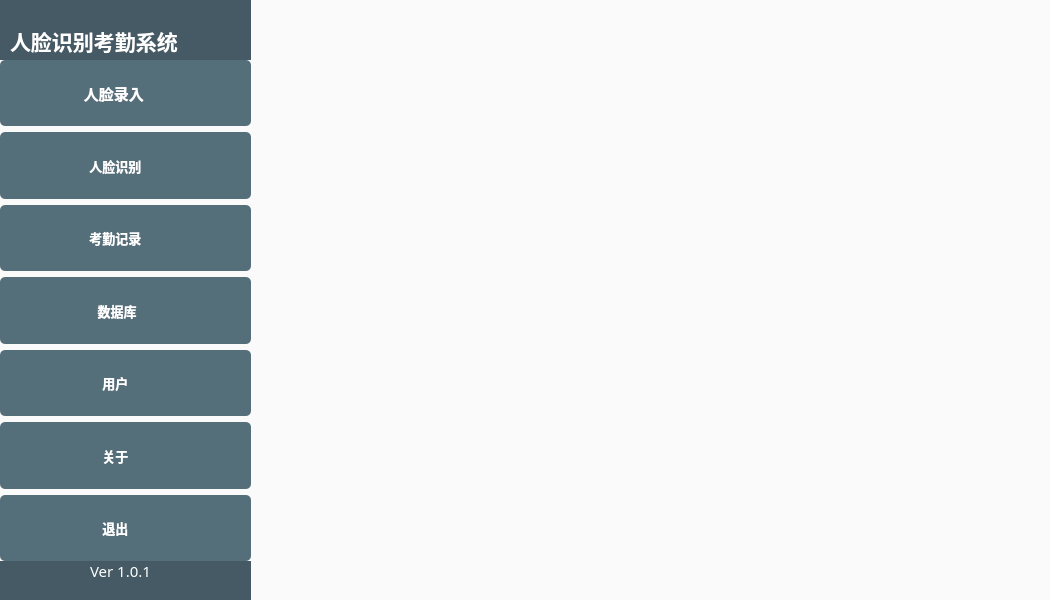
<?xml version="1.0" encoding="UTF-8"?>
<ui version="4.0">
 <class>MainWindow</class>
 <widget class="QMainWindow" name="MainWindow">
  <property name="geometry">
   <rect>
    <x>0</x>
    <y>0</y>
    <width>1050</width>
    <height>600</height>
   </rect>
  </property>
  <property name="windowTitle">
   <string>人脸识别考勤系统</string>
  </property>
  <property name="styleSheet">
   <string notr="true">background-color: rgb(250, 250, 250);</string>
  </property>
  <widget class="QWidget" name="centralwidget">
   <widget class="QWidget" name="verticalLayoutWidget">
    <property name="geometry">
     <rect>
      <x>250</x>
      <y>0</y>
      <width>801</width>
      <height>601</height>
     </rect>
    </property>
    <layout class="QVBoxLayout" name="verticalLayout"/>
   </widget>
   <widget class="QLabel" name="label_12">
    <property name="geometry">
     <rect>
      <x>0</x>
      <y>0</y>
      <width>251</width>
      <height>601</height>
     </rect>
    </property>
    <property name="font">
     <font>
      <family>Roboto</family>
      <pointsize>10</pointsize>
      <weight>75</weight>
      <bold>true</bold>
     </font>
    </property>
    <property name="styleSheet">
     <string notr="true">background-color: rgb(69, 90, 100);
color: rgb(255, 255, 255);
</string>
    </property>
    <property name="text">
     <string/>
    </property>
    <property name="alignment">
     <set>Qt::AlignCenter</set>
    </property>
   </widget>
   <widget class="QLabel" name="label_8">
    <property name="geometry">
     <rect>
      <x>10</x>
      <y>20</y>
      <width>241</width>
      <height>41</height>
     </rect>
    </property>
    <property name="font">
     <font>
      <family>等线</family>
      <pointsize>16</pointsize>
      <weight>75</weight>
      <bold>true</bold>
     </font>
    </property>
    <property name="styleSheet">
     <string notr="true">background-color: rgb(69, 90, 100);
color: rgb(255, 255, 255);</string>
    </property>
    <property name="text">
     <string>人脸识别考勤系统</string>
    </property>
   </widget>
   <widget class="QLabel" name="label_9">
    <property name="geometry">
     <rect>
      <x>90</x>
      <y>550</y>
      <width>71</width>
      <height>41</height>
     </rect>
    </property>
    <property name="font">
     <font>
      <family>等线</family>
      <pointsize>11</pointsize>
      <weight>50</weight>
      <bold>false</bold>
     </font>
    </property>
    <property name="styleSheet">
     <string notr="true">background-color: rgb(69, 90, 100);
color: rgb(255, 255, 255);</string>
    </property>
    <property name="text">
     <string>Ver 1.0.1</string>
    </property>
   </widget>
   <widget class="QLabel" name="label_logo">
    <property name="geometry">
     <rect>
      <x>400</x>
      <y>80</y>
      <width>521</width>
      <height>441</height>
     </rect>
    </property>
    <property name="styleSheet">
     <string notr="true">border-image: url(:/icon/pic/logoface_3.png);</string>
    </property>
    <property name="text">
     <string/>
    </property>
   </widget>
   <widget class="QWidget" name="verticalLayoutWidget_2">
    <property name="geometry">
     <rect>
      <x>0</x>
      <y>60</y>
      <width>251</width>
      <height>501</height>
     </rect>
    </property>
    <layout class="QVBoxLayout" name="verticalLayout_2">
     <item>
      <widget class="QPushButton" name="pushButton_register">
       <property name="sizePolicy">
        <sizepolicy hsizetype="Expanding" vsizetype="Expanding">
         <horstretch>0</horstretch>
         <verstretch>0</verstretch>
        </sizepolicy>
       </property>
       <property name="font">
        <font>
         <family>等线</family>
         <pointsize>11</pointsize>
         <weight>75</weight>
         <bold>true</bold>
        </font>
       </property>
       <property name="styleSheet">
        <string notr="true">
QPushButton
{
    
	background-color: rgb(84, 110, 122);

    border-radius:5px;
   
	
	color: rgb(255, 255, 255);
}


QPushButton:hover
{
   
	background-color: rgb(127, 154, 167);

    border-radius:5px;
   
	
	color: rgb(255, 255, 255);
}

QPushButton:hover:pressed
{
    background-color:rgb(85,170,255);
    border:2px solid #3C80B1;
    border-radius:5px;
    color:white;
}</string>
       </property>
       <property name="text">
        <string>  人脸录入        </string>
       </property>
       <property name="icon">
        <iconset>
         <normaloff>:/icon/pic/添加用户.png</normaloff>:/icon/pic/添加用户.png</iconset>
       </property>
       <property name="iconSize">
        <size>
         <width>30</width>
         <height>30</height>
        </size>
       </property>
      </widget>
     </item>
     <item>
      <widget class="QPushButton" name="pushButton_checkin">
       <property name="sizePolicy">
        <sizepolicy hsizetype="Expanding" vsizetype="Expanding">
         <horstretch>0</horstretch>
         <verstretch>0</verstretch>
        </sizepolicy>
       </property>
       <property name="font">
        <font>
         <family>等线</family>
         <pointsize>10</pointsize>
         <weight>75</weight>
         <bold>true</bold>
        </font>
       </property>
       <property name="styleSheet">
        <string notr="true">
QPushButton
{
    
	background-color: rgb(84, 110, 122);

    border-radius:5px;
   
	
	color: rgb(255, 255, 255);
}


QPushButton:hover
{
   
	background-color: rgb(127, 154, 167);

    border-radius:5px;
   
	
	color: rgb(255, 255, 255);
}

QPushButton:hover:pressed
{
    background-color:rgb(85,170,255);
    border:2px solid #3C80B1;
    border-radius:5px;
    color:white;
}</string>
       </property>
       <property name="text">
        <string>  人脸识别        </string>
       </property>
       <property name="icon">
        <iconset resource="resource.qrc">
         <normaloff>:/icon/pic/checkin.png</normaloff>:/icon/pic/checkin.png</iconset>
       </property>
       <property name="iconSize">
        <size>
         <width>30</width>
         <height>30</height>
        </size>
       </property>
      </widget>
     </item>
     <item>
      <widget class="QPushButton" name="pushButton_checkin_record">
       <property name="sizePolicy">
        <sizepolicy hsizetype="Expanding" vsizetype="Expanding">
         <horstretch>0</horstretch>
         <verstretch>0</verstretch>
        </sizepolicy>
       </property>
       <property name="font">
        <font>
         <family>等线</family>
         <pointsize>10</pointsize>
         <weight>75</weight>
         <bold>true</bold>
        </font>
       </property>
       <property name="styleSheet">
        <string notr="true">
QPushButton
{
    
	background-color: rgb(84, 110, 122);

    border-radius:5px;
   
	
	color: rgb(255, 255, 255);
}


QPushButton:hover
{
   
	background-color: rgb(127, 154, 167);

    border-radius:5px;
   
	
	color: rgb(255, 255, 255);
}

QPushButton:hover:pressed
{
    background-color:rgb(85,170,255);
    border:2px solid #3C80B1;
    border-radius:5px;
    color:white;
}</string>
       </property>
       <property name="text">
        <string>  考勤记录        </string>
       </property>
       <property name="icon">
        <iconset resource="resource.qrc">
         <normaloff>:/icon/pic/checkinrecord.png</normaloff>:/icon/pic/checkinrecord.png</iconset>
       </property>
       <property name="iconSize">
        <size>
         <width>30</width>
         <height>30</height>
        </size>
       </property>
      </widget>
     </item>
     <item>
      <widget class="QPushButton" name="pushButton_face_record">
       <property name="sizePolicy">
        <sizepolicy hsizetype="Expanding" vsizetype="Expanding">
         <horstretch>0</horstretch>
         <verstretch>0</verstretch>
        </sizepolicy>
       </property>
       <property name="font">
        <font>
         <family>等线</family>
         <pointsize>10</pointsize>
         <weight>75</weight>
         <bold>true</bold>
        </font>
       </property>
       <property name="styleSheet">
        <string notr="true">
QPushButton
{
    
	background-color: rgb(84, 110, 122);

    border-radius:5px;
   
	
	color: rgb(255, 255, 255);
}


QPushButton:hover
{
   
	background-color: rgb(127, 154, 167);

    border-radius:5px;
   
	
	color: rgb(255, 255, 255);
}

QPushButton:hover:pressed
{
    background-color:rgb(85,170,255);
    border:2px solid #3C80B1;
    border-radius:5px;
    color:white;
}</string>
       </property>
       <property name="text">
        <string>    数据库         </string>
       </property>
       <property name="icon">
        <iconset resource="resource.qrc">
         <normaloff>:/icon/pic/facerecord.png</normaloff>:/icon/pic/facerecord.png</iconset>
       </property>
       <property name="iconSize">
        <size>
         <width>30</width>
         <height>30</height>
        </size>
       </property>
      </widget>
     </item>
     <item>
      <widget class="QPushButton" name="pushButton_users">
       <property name="sizePolicy">
        <sizepolicy hsizetype="Expanding" vsizetype="Expanding">
         <horstretch>0</horstretch>
         <verstretch>0</verstretch>
        </sizepolicy>
       </property>
       <property name="font">
        <font>
         <family>等线</family>
         <pointsize>10</pointsize>
         <weight>75</weight>
         <bold>true</bold>
        </font>
       </property>
       <property name="styleSheet">
        <string notr="true">
QPushButton
{
    
	background-color: rgb(84, 110, 122);

    border-radius:5px;
   
	
	color: rgb(255, 255, 255);
}


QPushButton:hover
{
   
	background-color: rgb(127, 154, 167);

    border-radius:5px;
   
	
	color: rgb(255, 255, 255);
}

QPushButton:hover:pressed
{
    background-color:rgb(85,170,255);
    border:2px solid #3C80B1;
    border-radius:5px;
    color:white;
}</string>
       </property>
       <property name="text">
        <string>      用户            </string>
       </property>
       <property name="icon">
        <iconset resource="resource.qrc">
         <normaloff>:/icon/pic/facerecord.png</normaloff>:/icon/pic/facerecord.png</iconset>
       </property>
       <property name="iconSize">
        <size>
         <width>30</width>
         <height>30</height>
        </size>
       </property>
      </widget>
     </item>
     <item>
      <widget class="QPushButton" name="pushButton_about">
       <property name="sizePolicy">
        <sizepolicy hsizetype="Expanding" vsizetype="Expanding">
         <horstretch>0</horstretch>
         <verstretch>0</verstretch>
        </sizepolicy>
       </property>
       <property name="font">
        <font>
         <family>等线</family>
         <pointsize>10</pointsize>
         <weight>75</weight>
         <bold>true</bold>
        </font>
       </property>
       <property name="styleSheet">
        <string notr="true">
QPushButton
{
    
	background-color: rgb(84, 110, 122);

    border-radius:5px;
   
	
	color: rgb(255, 255, 255);
}


QPushButton:hover
{
   
	background-color: rgb(127, 154, 167);

    border-radius:5px;
   
	
	color: rgb(255, 255, 255);
}

QPushButton:hover:pressed
{
    background-color:rgb(85,170,255);
    border:2px solid #3C80B1;
    border-radius:5px;
    color:white;
}</string>
       </property>
       <property name="text">
        <string>      关于            </string>
       </property>
       <property name="icon">
        <iconset resource="resource.qrc">
         <normaloff>:/icon/pic/about.png</normaloff>:/icon/pic/about.png</iconset>
       </property>
       <property name="iconSize">
        <size>
         <width>30</width>
         <height>30</height>
        </size>
       </property>
      </widget>
     </item>
     <item>
      <widget class="QPushButton" name="pushButton_exit">
       <property name="sizePolicy">
        <sizepolicy hsizetype="Expanding" vsizetype="Expanding">
         <horstretch>0</horstretch>
         <verstretch>0</verstretch>
        </sizepolicy>
       </property>
       <property name="font">
        <font>
         <family>等线</family>
         <pointsize>10</pointsize>
         <weight>75</weight>
         <bold>true</bold>
        </font>
       </property>
       <property name="styleSheet">
        <string notr="true">
QPushButton
{
    
	background-color: rgb(84, 110, 122);

    border-radius:5px;
   
	
	color: rgb(255, 255, 255);
}


QPushButton:hover
{
   
	background-color: rgb(127, 154, 167);

    border-radius:5px;
   
	
	color: rgb(255, 255, 255);
}

QPushButton:hover:pressed
{
    background-color:rgb(85,170,255);
    border:2px solid #3C80B1;
    border-radius:5px;
    color:white;
}</string>
       </property>
       <property name="text">
        <string>      退出            </string>
       </property>
       <property name="icon">
        <iconset resource="resource.qrc">
         <normaloff>:/icon/pic/exit.png</normaloff>:/icon/pic/exit.png</iconset>
       </property>
       <property name="iconSize">
        <size>
         <width>30</width>
         <height>30</height>
        </size>
       </property>
      </widget>
     </item>
    </layout>
   </widget>
  </widget>
 </widget>
 <resources>
  <include location="resource.qrc"/>
 </resources>
 <connections/>
</ui>
